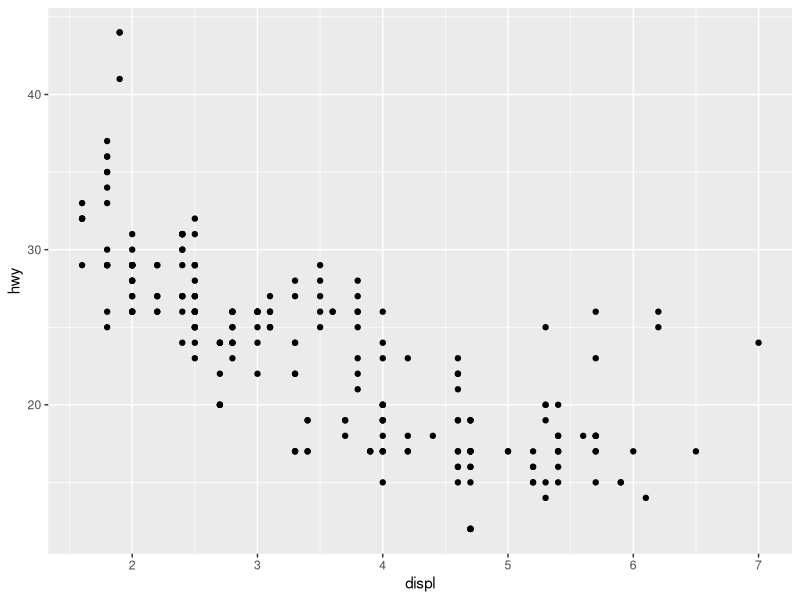
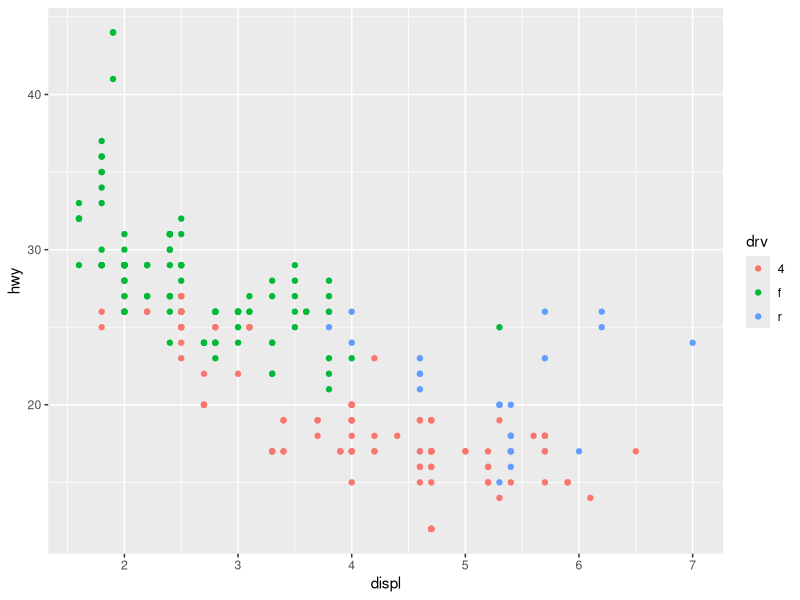
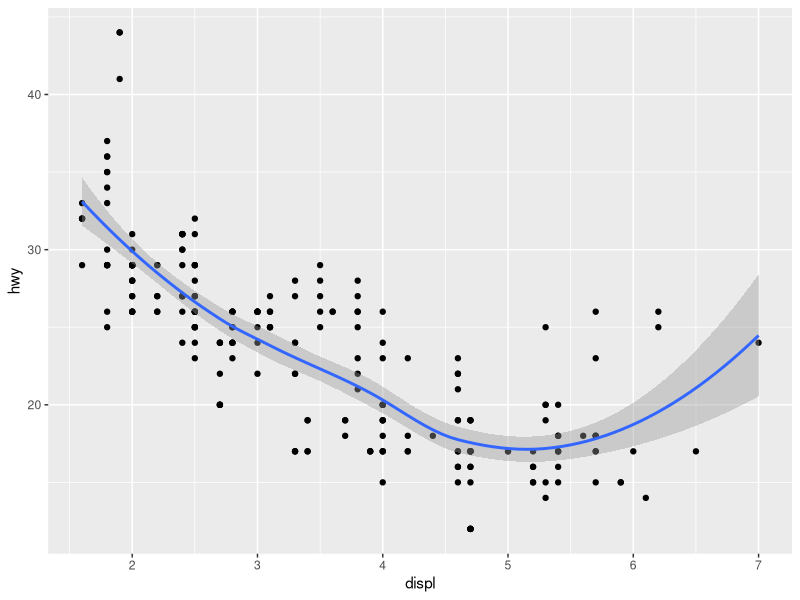
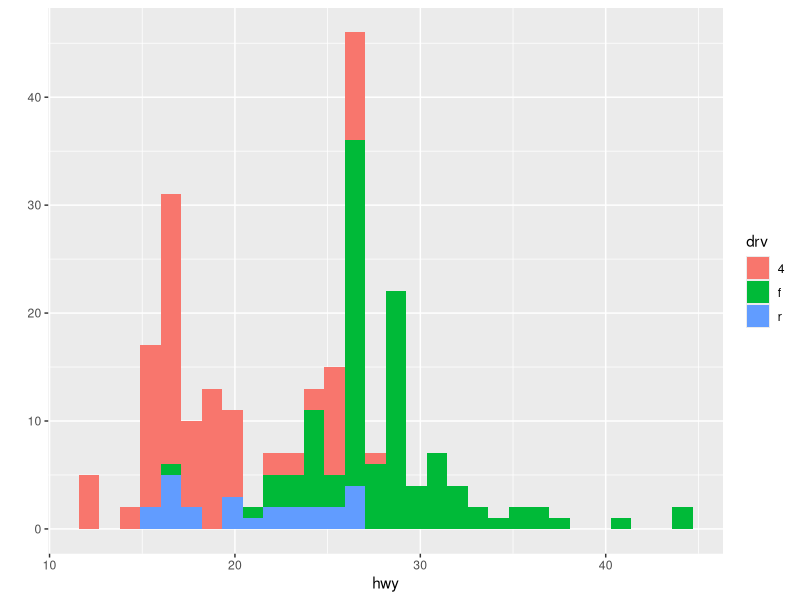
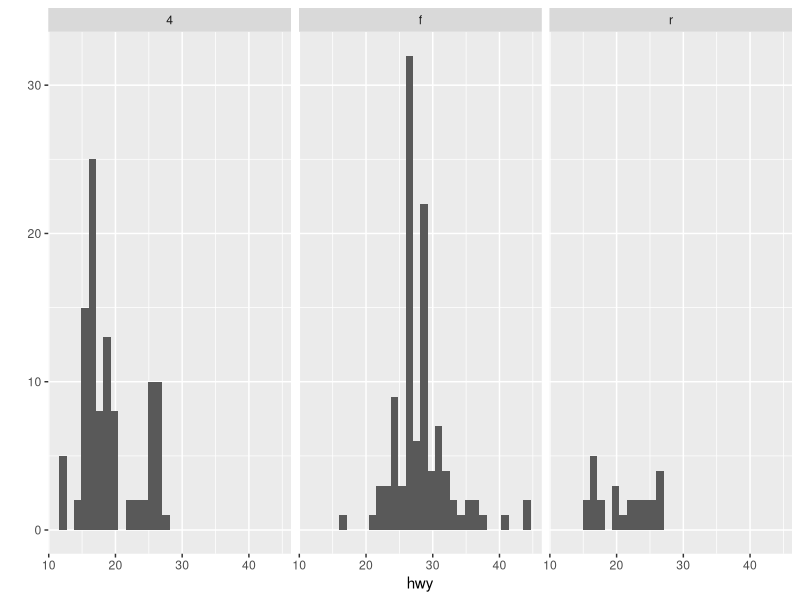
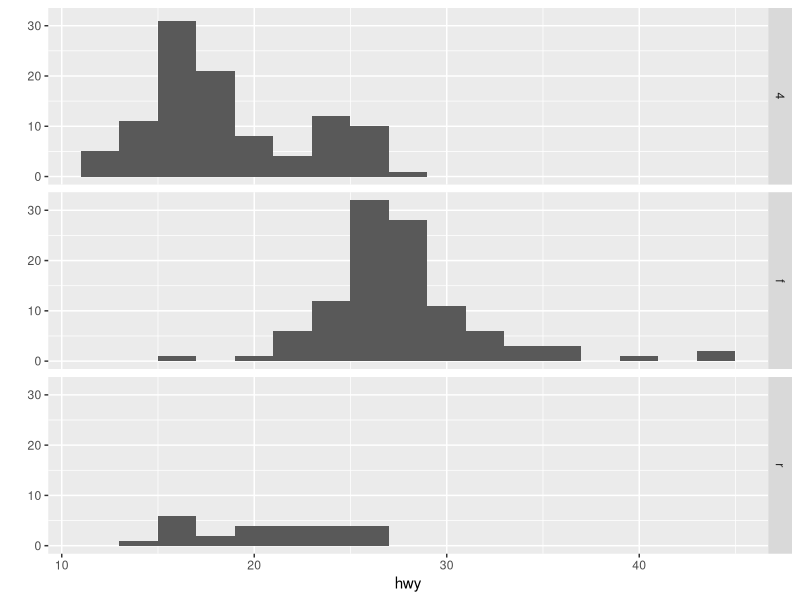
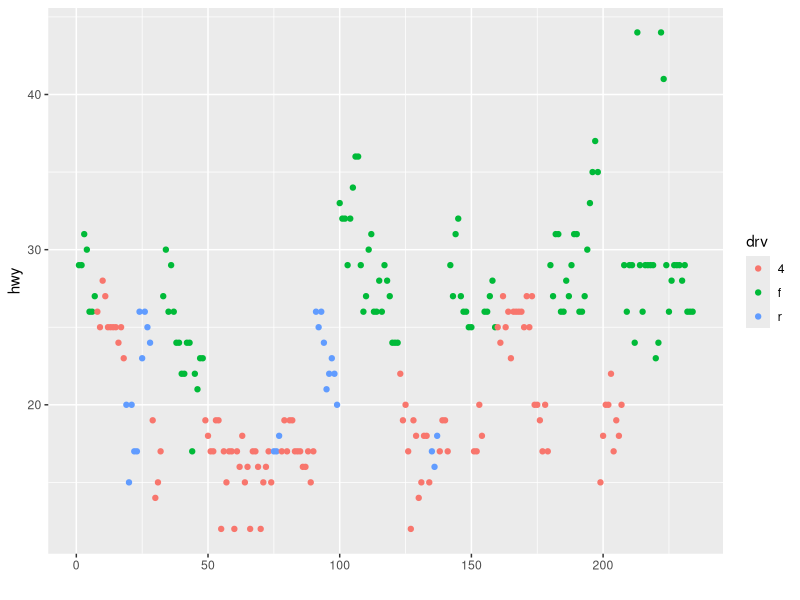
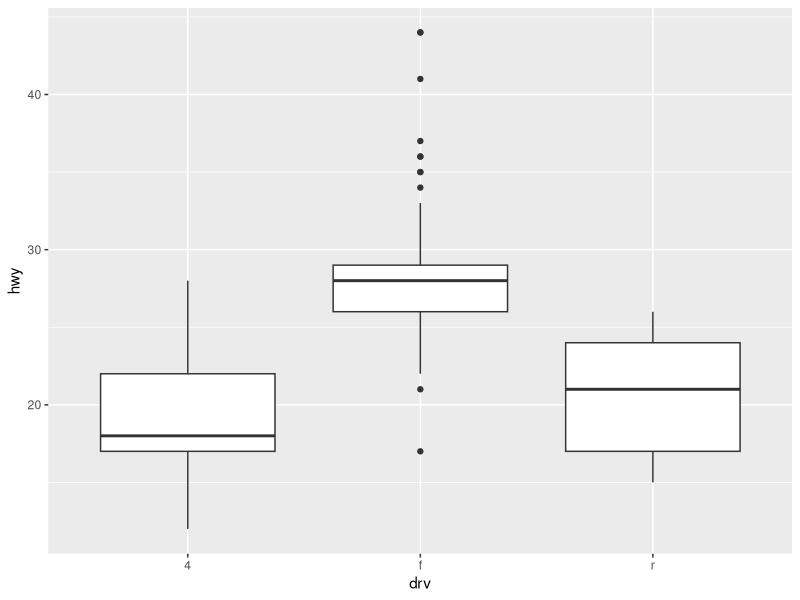

R code for these plots, in order: (Note: this script raises an error after producing the figures.)
## ---- chunk 1
library(ggplot2)
str(mpg)
## ---- chunk 2
qplot(displ, hwy, data = mpg)
## ---- chunk 3
qplot(displ, hwy, data = mpg, color = drv) #color mapped to the drive variable
## ---- chunk 4
qplot(displ, hwy, data = mpg, geom = c("point", "smooth"))
#95% confidence levels in shaded area
## ---- chunk 5
qplot(hwy, data = mpg, fill = drv)
## ---- chunk 6
qplot(hwy, data = mpg, facets = .~drv) 
#the facets paramets takes a variable on the left hand side and the right hand side, separated by a tilde 
#variable on the right determines the columsn of the panels, and the left determines the rows
## ---- chunk 7
qplot(hwy, data = mpg, facets = drv~., binwidth =2)
#here the drv sits on the left hand side of the tilde which results in the plots being stacked as rows
## ---- chunk 8
qplot(y = hwy, data = mpg, color = drv)
# This data is from swirl(); setting color to drv will show the break down based on factor
## ---- chunk 9
qplot(drv, hwy, data = mpg, geom = "boxplot")
## ---- chunk 10
qplot(drv, hwy, data = mpg, geom = "boxplot", color = manufacturer)
## ---- chunk 11
qplot(displ, hwy, data = mpg, geom = c("point", "smooth"), facets = .~drv)
## ---- chunk 12
g <- ggplot(mpg, aes(displ, hwy))
## ---- chunk 13
g+geom_point()
## ---- chunk 14
g+geom_point()+geom_smooth()
## ---- chunk 15
g+geom_point()+geom_smooth(method = "lm") #changes smoothing to "linear model"
## ---- chunk 16
g+geom_point()+geom_smooth(method = "lm") + facet_grid(.~drv)
## ---- chunk 17
g+geom_point()+geom_smooth(method = "lm") + facet_grid(.~drv) + ggtitle("Swirl Rules!")
## ---- chunk 18
g + geom_point(color = "pink", size = 4, alpha = 1/2)
## ---- chunk 19
g + geom_point(size = 4, alpha = 1/2, aes(color = drv))
## ---- chunk 20
g + geom_point(aes(color = drv)) + labs(title = "Swirl Rules!") + labs(x = "Displacement", y = "Hwy Mileage")
#Note: you cancombine the two calls to the function labs
## ---- chunk 21
g + geom_point(size = 2, alpha = 1/2, aes(color = drv)) + geom_smooth(size = 4, linetype = 3, method = "lm", se = FALSE)
## ---- chunk 22
g + geom_point(aes(color = drv)) + theme_bw(base_family = "Times")
#you'll notice that the font in the labels changed
## ---- chunk 23
#Base plot
plot(myx, myy, type="l",ylim=c(-3,3))
## ---- chunk 24
#ggplot
g <- ggplot(testdat, aes(x = myx, y=myy))
g + geom_line()
## ---- chunk 25
g + geom_line() + ylim(-3,3)
## ---- chunk 26
g + geom_line() + coord_cartesian(ylim = c(-3,3))
## ---- chunk 27
g <- ggplot(mpg, aes(x = displ, y = hwy, color = factor(year)))
g + geom_point() + facet_grid(drv~cyl, margins = TRUE)
## ---- chunk 28
g + geom_point() + facet_grid(drv~cyl, margins = TRUE) + geom_smooth(method = "lm", se = FALSE, size = 2, color = "black")
## ---- chunk 29
g + geom_point() + facet_grid(drv~cyl, margins = TRUE) + geom_smooth(method = "lm", se = FALSE, size = 2, color = "black") + labs(x = "Displacement", y = "Highway Mileage", title = "Swirl Rules!")
## ---- chunk 30
qplot(price, data = diamonds, binwidth = 18497/30)
## ---- chunk 31
qplot(price, data = diamonds, binwidth = 18497/30, fill = cut)
## ---- chunk 32
qplot(price, data = diamonds, geom = "density")
## ---- chunk 33
qplot(price, data = diamonds, geom = "density", color = cut)
## ---- chunk 34
qplot(carat, price, data = diamonds)
## ---- chunk 35
qplot(carat, price, data = diamonds, shape = cut)

## ---- chunk 36
qplot(carat, price, data = diamonds, color = cut)
## ---- chunk 37
qplot(carat, price, data = diamonds, color = cut)
## ---- chunk 38
qplot(carat, price, data = diamonds, color = cut, facets = .~cut) + geom_smooth(method = "lm")
## ---- chunk 39
g <- ggplot(diamonds, aes(depth, price))
#Now suppose we want to see a scatterplot of the relationship between depth and price
g + geom_point(alpha = 1/3)
## ---- chunk 40
cutpoints <- quantile(diamonds$carat, seq(0,1, length = 4), na.rm = TRUE)
## ---- chunk 41
diamonds$car2 <- cut(diamonds$carat, cutpoints)
## ---- chunk 42
g <- ggplot(diamonds, aes(depth, price))
## ---- chunk 43
g+geom_point(alpha=1/3)+facet_grid(cut~car2)
## ---- chunk 44
g+geom_point(alpha=1/3)+facet_grid(cut~car2) + geom_smooth(method = "lm", size = 3, color = "pink")
## ---- chunk 45
ggplot(diamonds,aes(carat,price))+geom_boxplot()+facet_grid(.~cut)
